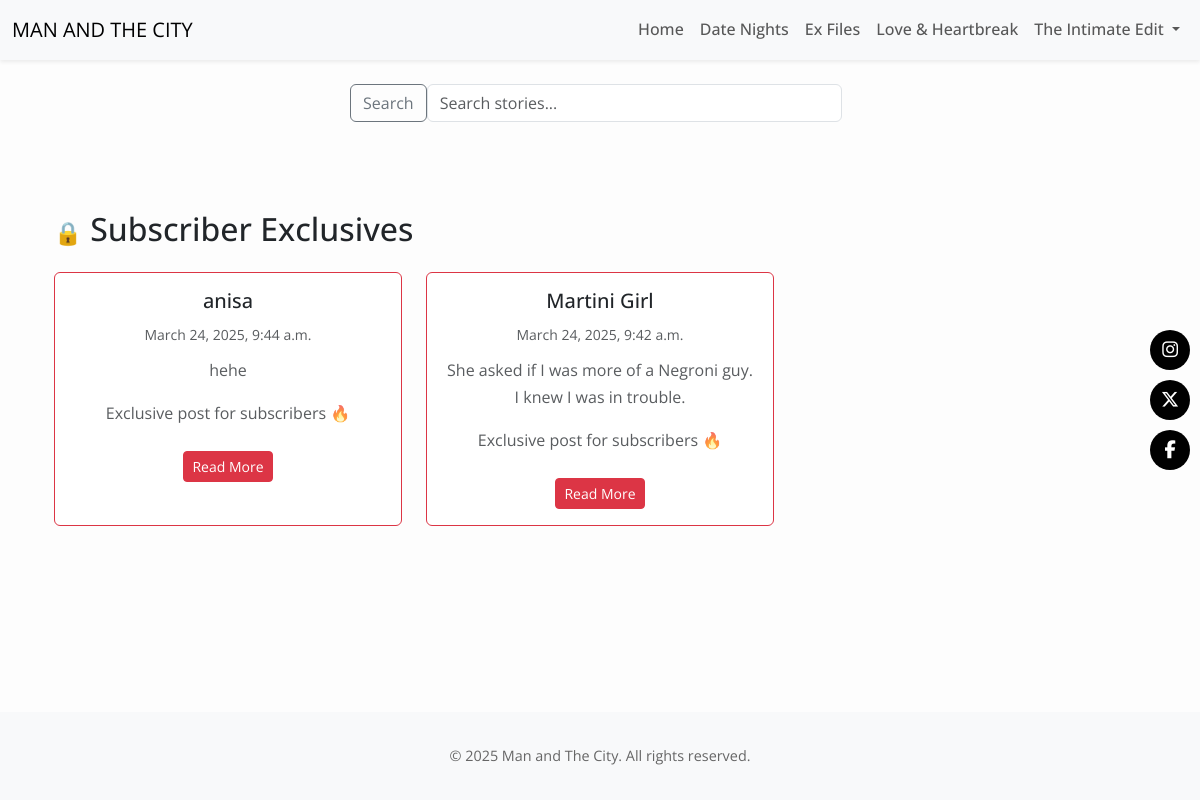
Before: /post/subscriber-exclusives/ (signed in) with the older database file.
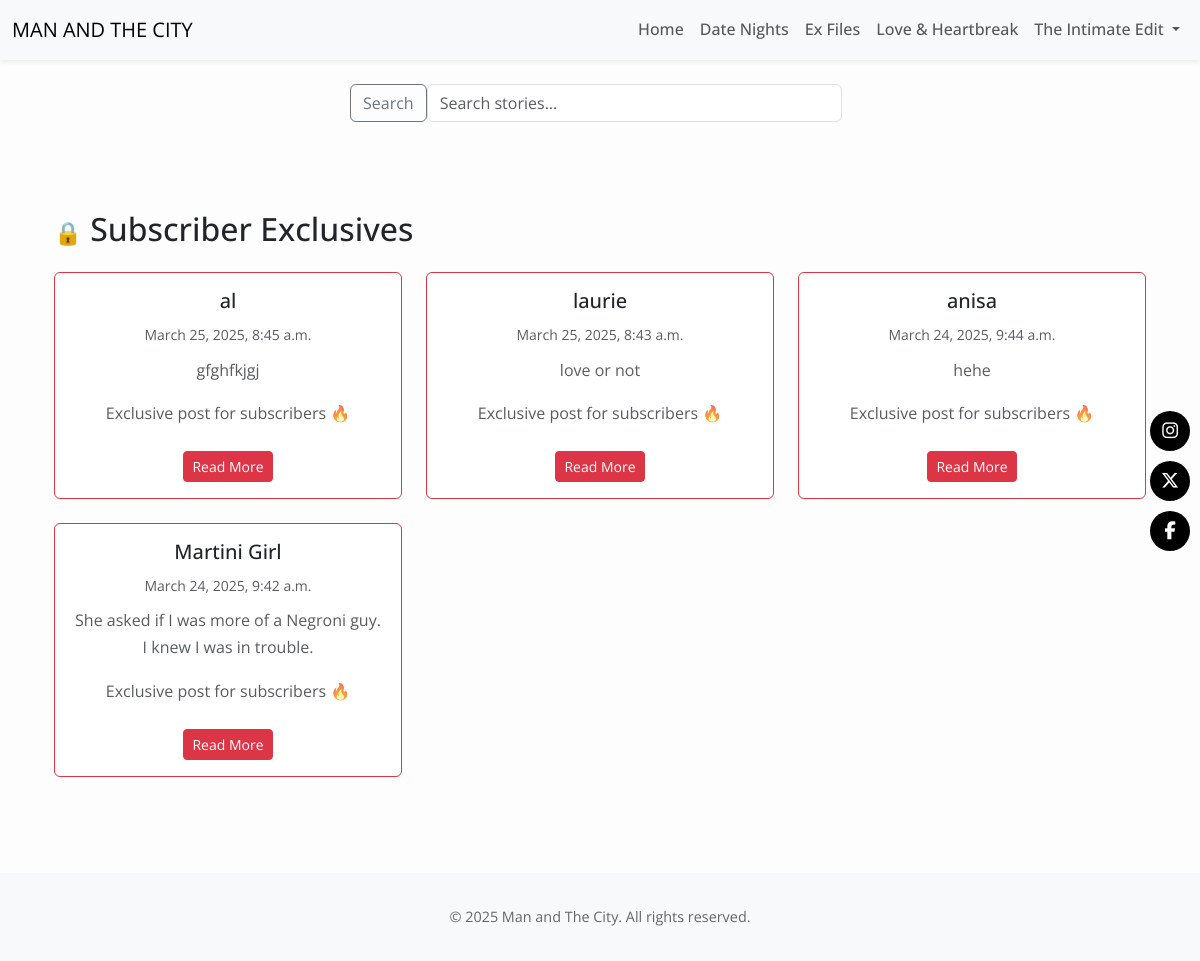
After: the same page with the newer database file.
### posts/models.py (models this page shows, shortened)
class Post(models.Model):
    CATEGORY_CHOICES = [
        ('date', 'Date Night'),
        ('ex', 'Ex Files'),
        ('fun', 'Love & Laughs'),
        ('intimate', 'The Intimate Edit'),
    ]
    title = models.CharField(max_length=200)
    slug = models.SlugField(unique=True)
    date = models.DateTimeField(default=timezone.now)
    category = models.CharField(max_length=20, choices=CATEGORY_CHOICES)
    intro = models.TextField(blank=True)
    content = RichTextUploadingField()
    is_premium = models.BooleanField(default=False)
    image = models.ImageField(upload_to='post_images/', blank=True, null=True)
    chemistry_rating = models.IntegerField(default=0)
    banter_rating = models.IntegerField(default=0)
    looks_rating = models.IntegerField(default=0)
    vibe_rating = models.IntegerField(default=0)

### posts/views.py (the view)
# urls.py: path('subscriber-exclusives/', views.subscriber_exclusives, name='subscriber_exclusives'),
@login_required
def subscriber_exclusives(request):
    premium_posts = Post.objects.filter(is_premium=True).order_by('-date')
    return render(request, 'posts/subscriber_exclusives.html', {'premium_posts': premium_posts})

### posts/templates/posts/subscriber_exclusives.html (shortened to what this page needs)
{% extends 'base.html' %}
{% block content %}
<div class="container my-5">
  <h2 class="mb-4"><span style="font-size: 1.4rem;">🔒</span> Subscriber Exclusives</h2>
  <div class="row">
    {% for post in premium_posts %}
      <div class="col-md-4 mb-4">
        <div class="card h-100 border-danger">
          <div class="card-body text-center">
            <h5 class="card-title">{{ post.title }}</h5>
            <small class="text-muted">{{ post.date }}</small>
            <p class="card-text mt-2 text-muted">
              {{ post.intro }}
            </p>
            <p class="text-muted mt-3">
              Exclusive post for subscribers 🔥
            </p>
            <a href="{% url 'posts:post_detail' slug=post.slug %}" class="btn btn-danger btn-sm mt-2">Read More</a>
          </div>
        </div>
      </div>
    {% empty %}
      <p>No premium posts yet.</p>
    {% endfor %}
  </div>
</div>
{% endblock %}

Changed rows visible on the page:
added Post: title "al", date "March 25, 2025, 8:45 a.m.", intro "gfghfkjgj"
added Post: title "laurie", date "March 25, 2025, 8:43 a.m.", intro "love or not"
